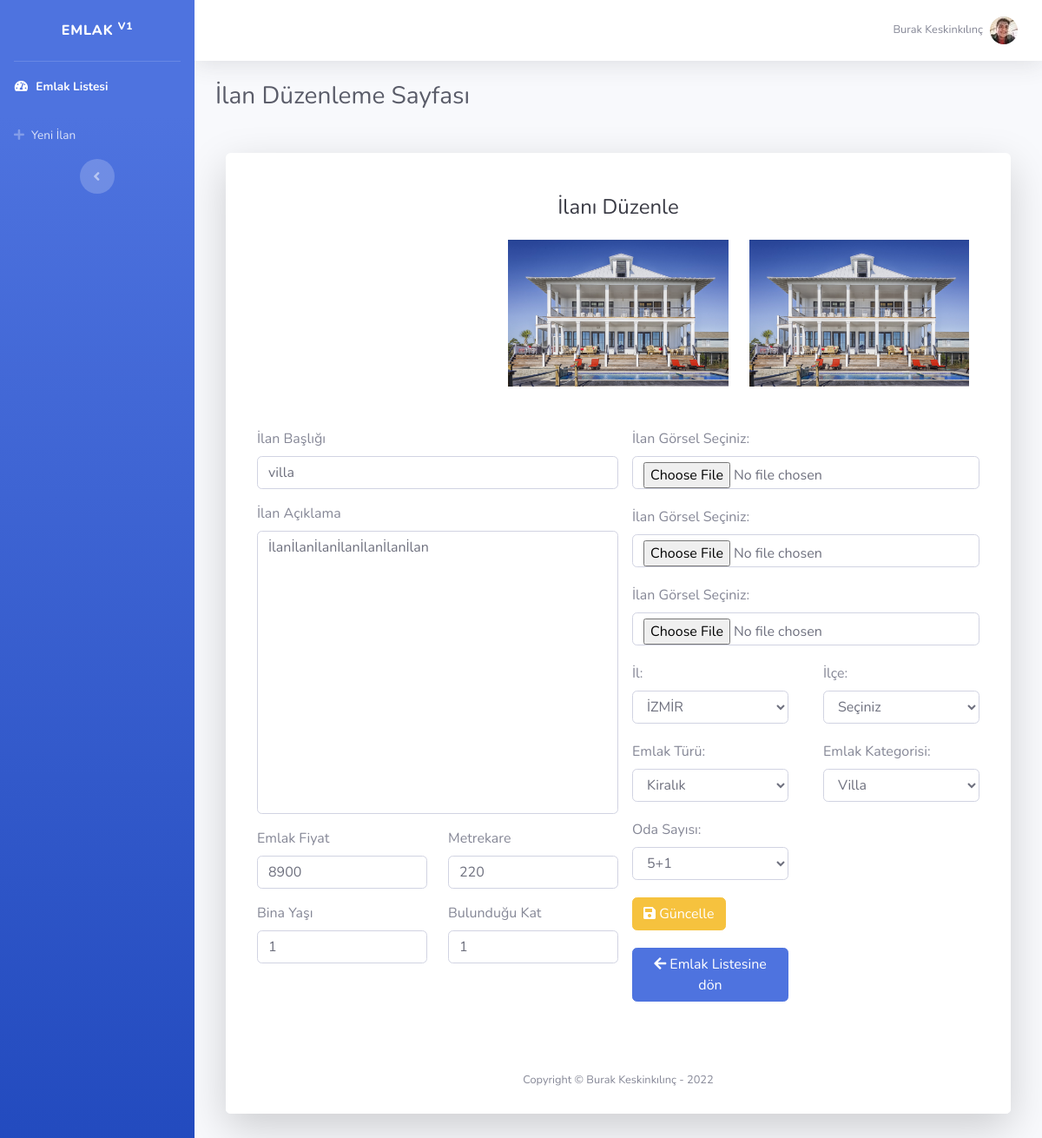
/pages/duzenle.php?id=35 (signed in), run on the app's committed database.
### tables this page shows
CREATE TABLE `emlak` (
  `id` int(11) NOT NULL,
  `ilanBaslik` varchar(50) NOT NULL,
  `ilanAciklama` varchar(400) NOT NULL,
  `emlakTuru` varchar(50) NOT NULL,
  `emlakKategori` varchar(50) NOT NULL,
  `emlakFiyat` int(11) NOT NULL,
  `olusturmaTarihi` date NOT NULL,
  `il` varchar(50) NOT NULL,
  `ilce` varchar(50) NOT NULL,
  `metrekare` int(11) NOT NULL,
  `odaSayisi` varchar(3) NOT NULL,
  `binaYasi` int(11) NOT NULL,
  `bulunduguKat` int(11) NOT NULL,
  `resim1` text NOT NULL,
  `resim2` text NOT NULL,
  `resim3` text NOT NULL
);

CREATE TABLE `iller` (
  `id` int(11) NOT NULL,
  `sehiradi` varchar(255) DEFAULT NULL
);

### pages/duzenle.php (the view, shortened to what the rows shown need)
<?php
include "../controller/mainclass.php";
$mainclass = new mainclass();
if (isset($_GET['id'])) {
    $emlak = $mainclass->emlakDetayGetir($_GET['id']);
}
$iller = $mainclass->ilGetir();
?>
<!DOCTYPE html>
<html lang="en">
<head>
    <link href="../assets/thirdparty/vendor/fontawesome-free/css/all.min.css" rel="stylesheet" type="text/css">
    <link href="../assets/thirdparty/css/sb-admin-2.min.css" rel="stylesheet">
</head>
<body id="page-top">
    <div id="wrapper">
        <div id="content-wrapper" class="d-flex flex-column">
            <div id="content">
                <div class="container-fluid">
                    <div class="d-sm-flex align-items-center justify-content-between mb-4">
                        <h1 class="h3 mb-0 text-gray-800">İlan Düzenleme Sayfası</h1>
                    </div>
                    <?php foreach ($emlak as $emlakVeri) { ?>
                        <div class="col-xl-12 col-lg-12 col-md-9">
                            <form class="user" name="ilanGuncelle" onSubmit="return false;" enctype="multipart/form-data">
                                <div class="card o-hidden border-0 shadow-lg my-5">
                                    <div class="p-5">
                                        <div class="text-center">
                                            <h1 class="h4 text-gray-900 mb-4">İlanı Düzenle</h1>
                                        </div>
                                        <div class="row mb-5">
                                            <div class="col-md-4">
                                            </div>
                                            <div class="col-md-4">
                                                <img src="<?php echo $emlakVeri['resim2']; ?>" style="width:100%;display:block;" alt="">
                                            </div>
                                            <div class="col-md-4">
                                                <img src="<?php echo $emlakVeri['resim3']; ?>" style="width:100%;display:block;" alt="">
                                            </div>
                                        </div>
                                        <div class="row">
                                            <div class="card-body p-0 col-xl-6">
                                                <div class="row">
                                                    <div class="col-lg-12">
                                                        <div class="form-group">
                                                            <label for="ilanBaslik">İlan Başlığı</label>
                                                            <input type="text" class="form-control" name="ilanBaslik" id="ilanBaslik" value="<?php echo $emlakVeri['ilanBaslik']; ?>" placeholder="">
                                                        </div>
                                                        <div class="form-group">
                                                            <label for="aciklama">İlan Açıklama</label>
                                                            <textarea style="resize: none;" rows="13" cols="20" class="form-control" id="aciklama" name="aciklama" placeholder="İlan Açıklamasını buraya yazınız.." minlength="10" maxlength="300"><?php echo $emlakVeri['ilanAciklama']; ?></textarea>
                                                        </div>
                                                        <div class="row">
                                                            <div class="col-lg-6 ">
                                                                <div class="form-group">
                                                                    <label for="emlakFiyat">Emlak Fiyat</label>
                                                                    <input type="number" class="form-control" id="emlakFiyat" name="emlakFiyat" required value="<?php echo $emlakVeri['emlakFiyat']; ?>" placeholder="Emlak Fiyat Bilgisini buraya yazınız..">
                                                                </div>
                                                            </div>
                                                            <div class="col-lg-6 ">
                                                                <div class="form-group">
                                                                    <label for="metrekare">Metrekare</label>
                                                                    <input type="number" class="form-control" id="metrekare" name="metrekare" value="<?php echo $emlakVeri['metrekare']; ?>" required placeholder="Metrekare Bilgisini buraya yazınız..">
                                                                </div>
                                                            </div>
                                                        </div>
                                                        <div class="row">
                                                            <div class="col-lg-6 ">
                                                                <div class="form-group">
                                                                    <label for="binaYasi">Bina Yaşı</label>
                                                                    <input type="number" class="form-control" id="binaYasi" name="binaYasi" value="<?php echo $emlakVeri['binaYasi']; ?>" placeholder="Bina Yaşı Bilgisini buraya yazınız..">
                                                                </div>
                                                            </div>
                                                            <div class="col-lg-6 ">
                                                                <div class="form-group">
                                                                    <label for="bulunduguKat">Bulunduğu Kat</label>
                                                                    <input type="number" class="form-control" id="bulunduguKat" value="<?php echo $emlakVeri['bulunduguKat']; ?>" name="bulunduguKat" placeholder="Bulunduğu Kat Bilgisini buraya yazınız..">
                                                                </div>
                                                            </div>
                                                        </div>
                                                    </div>
                                                </div>
                                            </div>
                                            <div class="card-body p-0 col-xl-6">
                                                <div class="row">
                                                    <div class="col-lg-12 mb-1">
                                                        <div class="form-group ml-3">
                                                            <label for="resim1" class="form-label">İlan Görsel Seçiniz: </label>
                                                            <input class="form-control" type="file" name="resim1" id="resim1">
                                                        </div>
                                                    </div>
                                                    <div class="col-lg-12 mb-1">
                                                        <div class="form-group ml-3">
                                                            <label for="resim2" class="form-label">İlan Görsel Seçiniz: </label>
                                                            <input class="form-control" type="file" name="resim2" id="resim2">
                                                        </div>
                                                    </div>
                                                    <div class="col-lg-12 mb-1">
                                                        <div class="form-group ml-3">
                                                            <label for="resim3" class="form-label">İlan Görsel Seçiniz: </label>
                                                            <input class="form-control" type="file" name="resim3" id="resim3">
                                                        </div>
                                                    </div>
                                                </div>
                                                <div class="row">
                                                    <div class="col-lg-6 mb-1">
                                                        <div class="form-group ml-3">
                                                            <label for="il">İl: </label>
                                                            <select name="il" id="il" class="form-control" onchange="ilceGetir();" required>
                                                                <?php foreach ($iller as $il) { ?>
                                                                    <option value="<?php echo $il['id']; ?>" <?php echo ($emlakVeri['il'] == $il['id'] ? "selected" : ""); ?>><?php echo $il['sehiradi']; ?></option>
                                                                <?php } ?>
                                                            </select>
                                                        </div>
                                                    </div>
                                                    <div class="col-lg-6 mb-1">
                                                        <div class="form-group ml-3">
                                                            <label for="ilce">İlçe: </label>
                                                            <select name="ilce" id="ilce" class="form-control" required>
                                                                <option value="">Seçiniz</option>
                                                            </select>
                                                        </div>
                                                    </div>
                                                    <div class="col-lg-6 mb-1">
                                                        <div class="form-group ml-3">
                                                            <label for="emlakTuru">Emlak Türü: </label>
                                                            <select name="emlakTuru" id="emlakTuru" class="form-control" required>
                                                                <option value="Kiralık" <?php echo ($emlakVeri['emlakTuru'] === "Kiralık" ? "selected" : ""); ?>>Kiralık</option>
                                                            </select>
                                                        </div>
                                                    </div>
                                                    <div class="col-lg-6 mb-1">
                                                        <div class="form-group ml-3">
                                                            <label for="emlakKategori">Emlak Kategorisi: </label>
                                                            <select name="emlakKategori" id="emlakKategori" class="form-control" required>
                                                                <option value="Villa" <?php echo ($emlakVeri['emlakKategori'] === "Villa" ? "selected" : ""); ?>>Villa</option>
                                                            </select>
                                                        </div>
                                                    </div>
                                                    <div class="col-lg-6 mb-1">
                                                        <div class="form-group ml-3">
                                                            <label for="odaSayisi">Oda Sayısı: </label>
                                                            <select name="odaSayisi" id="odaSayisi" class="form-control">
                                                                <option value="5+1" <?php echo ($emlakVeri['odaSayisi'] === "5+1" ? "selected" : ""); ?>>5+1</option>
                                                            </select>
                                                        </div>
                                                    </div>
                                                </div>
                                                <div class="row">
                                                    <div class="col-lg-6 mb-1">
                                                        <div class="form-group ml-3">
                                                            <button class="btn btn-warning" type="submit"><i class="fa fa-save"></i> Güncelle</button>
                                                        </div>
                                                    </div>
                                                <?php } ?>
                                                </div>
                                            </div>
                                        </div>
                            </form>
                        </div>
                </div>
</body>
</html>

### data on the page
emlak: resim2 (picture), resim3 (picture), ilanBaslik "villa", aciklama "İlanİlanİlanİlanİlanİlanİlan", emlakFiyat "8900", metrekare "220", binaYasi "1", bulunduguKat "1", il "İZMİR", emlakTuru "Kiralık", emlakKategori "Villa", odaSayisi "5+1"

### other printed values
$_SESSION['user'] "Burak Keskinkılınç"
